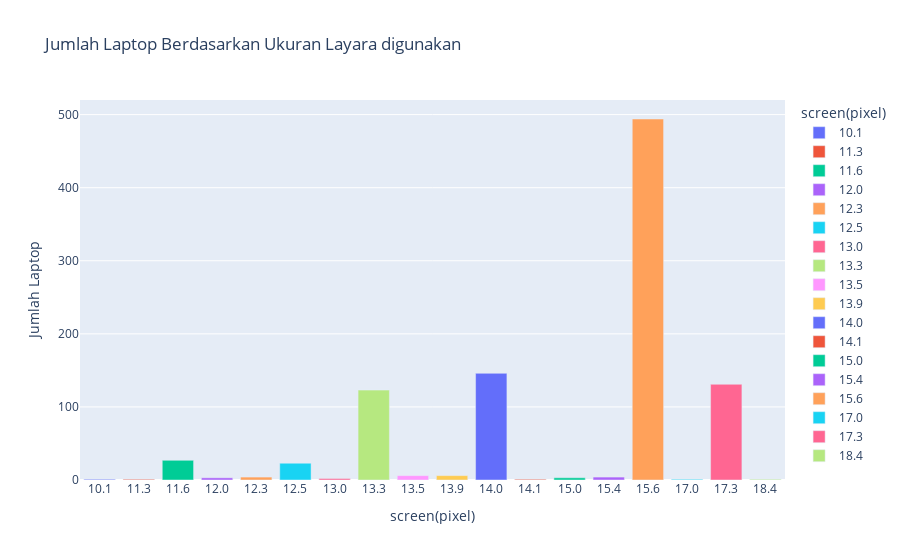

The cell this chart's notebook holds for it:
### Markdown cell above
**Menggunakan Plotly**

### Code cell
grouped_screen = laptop.groupby('screen(pixel)').size().reset_index(name='counts')
grouped_screen['screen(pixel)'] = grouped_screen['screen(pixel)'].astype(str)

fig = px.bar(grouped_screen, x = 'screen(pixel)', y = 'counts', color = 'screen(pixel)', labels={'counts': 'Jumlah Laptop'}, title="Jumlah Laptop Berdasarkan Ukuran Layara digunakan")

fig.show()

### Figure 1 — Plotly figure (JSON) as saved in the notebook; plotly's stock layout.template omitted (floating-point values rounded to 4 significant figures)
{"data": [{"alignmentgroup": "True", "hovertemplate": "screen(pixel)=%{x}<br>Jumlah Laptop=%{y}<extra></extra>", "legendgroup": "10.1", "marker": {"color": "#636efa", "pattern": {"shape": ""}}, "name": "10.1", "offsetgroup": "10.1", "orientation": "v", "showlegend": true, "textposition": "auto", "type": "bar", "x": ["10.1"], "xaxis": "x", "y": [1], "yaxis": "y"}, {"alignmentgroup": "True", "hovertemplate": "screen(pixel)=%{x}<br>Jumlah Laptop=%{y}<extra></extra>", "legendgroup": "11.3", "marker": {"color": "#EF553B", "pattern": {"shape": ""}}, "name": "11.3", "offsetgroup": "11.3", "orientation": "v", "showlegend": true, "textposition": "auto", "type": "bar", "x": ["11.3"], "xaxis": "x", "y": [1], "yaxis": "y"}, {"alignmentgroup": "True", "hovertemplate": "screen(pixel)=%{x}<br>Jumlah Laptop=%{y}<extra></extra>", "legendgroup": "11.6", "marker": {"color": "#00cc96", "pattern": {"shape": ""}}, "name": "11.6", "offsetgroup": "11.6", "orientation": "v", "showlegend": true, "textposition": "auto", "type": "bar", "x": ["11.6"], "xaxis": "x", "y": [27], "yaxis": "y"}, {"alignmentgroup": "True", "hovertemplate": "screen(pixel)=%{x}<br>Jumlah Laptop=%{y}<extra></extra>", "legendgroup": "12.0", "marker": {"color": "#ab63fa", "pattern": {"shape": ""}}, "name": "12.0", "offsetgroup": "12.0", "orientation": "v", "showlegend": true, "textposition": "auto", "type": "bar", "x": ["12.0"], "xaxis": "x", "y": [3], "yaxis": "y"}, {"alignmentgroup": "True", "hovertemplate": "screen(pixel)=%{x}<br>Jumlah Laptop=%{y}<extra></extra>", "legendgroup": "12.3", "marker": {"color": "#FFA15A", "pattern": {"shape": ""}}, "name": "12.3", "offsetgroup": "12.3", "orientation": "v", "showlegend": true, "textposition": "auto", "type": "bar", "x": ["12.3"], "xaxis": "x", "y": [4], "yaxis": "y"}, {"alignmentgroup": "True", "hovertemplate": "screen(pixel)=%{x}<br>Jumlah Laptop=%{y}<extra></extra>", "legendgroup": "12.5", "marker": {"color": "#19d3f3", "pattern": {"shape": ""}}, "name": "12.5", "offsetgroup": "12.5", "orientation": "v", "showlegend": true, "textposition": "auto", "type": "bar", "x": ["12.5"], "xaxis": "x", "y": [23], "yaxis": "y"}, {"alignmentgroup": "True", "hovertemplate": "screen(pixel)=%{x}<br>Jumlah Laptop=%{y}<extra></extra>", "legendgroup": "13.0", "marker": {"color": "#FF6692", "pattern": {"shape": ""}}, "name": "13.0", "offsetgroup": "13.0", "orientation": "v", "showlegend": true, "textposition": "auto", "type": "bar", "x": ["13.0"], "xaxis": "x", "y": [2], "yaxis": "y"}, {"alignmentgroup": "True", "hovertemplate": "screen(pixel)=%{x}<br>Jumlah Laptop=%{y}<extra></extra>", "legendgroup": "13.3", "marker": {"color": "#B6E880", "pattern": {"shape": ""}}, "name": "13.3", "offsetgroup": "13.3", "orientation": "v", "showlegend": true, "textposition": "auto", "type": "bar", "x": ["13.3"], "xaxis": "x", "y": [123], "yaxis": "y"}, {"alignmentgroup": "True", "hovertemplate": "screen(pixel)=%{x}<br>Jumlah Laptop=%{y}<extra></extra>", "legendgroup": "13.5", "marker": {"color": "#FF97FF", "pattern": {"shape": ""}}, "name": "13.5", "offsetgroup": "13.5", "orientation": "v", "showlegend": true, "textposition": "auto", "type": "bar", "x": ["13.5"], "xaxis": "x", "y": [6], "yaxis": "y"}, {"alignmentgroup": "True", "hovertemplate": "screen(pixel)=%{x}<br>Jumlah Laptop=%{y}<extra></extra>", "legendgroup": "13.9", "marker": {"color": "#FECB52", "pattern": {"shape": ""}}, "name": "13.9", "offsetgroup": "13.9", "orientation": "v", "showlegend": true, "textposition": "auto", "type": "bar", "x": ["13.9"], "xaxis": "x", "y": [6], "yaxis": "y"}, {"alignmentgroup": "True", "hovertemplate": "screen(pixel)=%{x}<br>Jumlah Laptop=%{y}<extra></extra>", "legendgroup": "14.0", "marker": {"color": "#636efa", "pattern": {"shape": ""}}, "name": "14.0", "offsetgroup": "14.0", "orientation": "v", "showlegend": true, "textposition": "auto", "type": "bar", "x": ["14.0"], "xaxis": "x", "y": [146], "yaxis": "y"}, {"alignmentgroup": "True", "hovertemplate": "screen(pixel)=%{x}<br>Jumlah Laptop=%{y}<extra></extra>", "legendgroup": "14.1", "marker": {"color": "#EF553B", "pattern": {"shape": ""}}, "name": "14.1", "offsetgroup": "14.1", "orientation": "v", "showlegend": true, "textposition": "auto", "type": "bar", "x": ["14.1"], "xaxis": "x", "y": [1], "yaxis": "y"}, {"alignmentgroup": "True", "hovertemplate": "screen(pixel)=%{x}<br>Jumlah Laptop=%{y}<extra></extra>", "legendgroup": "15.0", "marker": {"color": "#00cc96", "pattern": {"shape": ""}}, "name": "15.0", "offsetgroup": "15.0", "orientation": "v", "showlegend": true, "textposition": "auto", "type": "bar", "x": ["15.0"], "xaxis": "x", "y": [3], "yaxis": "y"}, {"alignmentgroup": "True", "hovertemplate": "screen(pixel)=%{x}<br>Jumlah Laptop=%{y}<extra></extra>", "legendgroup": "15.4", "marker": {"color": "#ab63fa", "pattern": {"shape": ""}}, "name": "15.4", "offsetgroup": "15.4", "orientation": "v", "showlegend": true, "textposition": "auto", "type": "bar", "x": ["15.4"], "xaxis": "x", "y": [4], "yaxis": "y"}, {"alignmentgroup": "True", "hovertemplate": "screen(pixel)=%{x}<br>Jumlah Laptop=%{y}<extra></extra>", "legendgroup": "15.6", "marker": {"color": "#FFA15A", "pattern": {"shape": ""}}, "name": "15.6", "offsetgroup": "15.6", "orientation": "v", "showlegend": true, "textposition": "auto", "type": "bar", "x": ["15.6"], "xaxis": "x", "y": [494], "yaxis": "y"}, {"alignmentgroup": "True", "hovertemplate": "screen(pixel)=%{x}<br>Jumlah Laptop=%{y}<extra></extra>", "legendgroup": "17.0", "marker": {"color": "#19d3f3", "pattern": {"shape": ""}}, "name": "17.0", "offsetgroup": "17.0", "orientation": "v", "showlegend": true, "textposition": "auto", "type": "bar", "x": ["17.0"], "xaxis": "x", "y": [1], "yaxis": "y"}, {"alignmentgroup": "True", "hovertemplate": "screen(pixel)=%{x}<br>Jumlah Laptop=%{y}<extra></extra>", "legendgroup": "17.3", "marker": {"color": "#FF6692", "pattern": {"shape": ""}}, "name": "17.3", "offsetgroup": "17.3", "orientation": "v", "showlegend": true, "textposition": "auto", "type": "bar", "x": ["17.3"], "xaxis": "x", "y": [131], "yaxis": "y"}, {"alignmentgroup": "True", "hovertemplate": "screen(pixel)=%{x}<br>Jumlah Laptop=%{y}<extra></extra>", "legendgroup": "18.4", "marker": {"color": "#B6E880", "pattern": {"shape": ""}}, "name": "18.4", "offsetgroup": "18.4", "orientation": "v", "showlegend": true, "textposition": "auto", "type": "bar", "x": ["18.4"], "xaxis": "x", "y": [1], "yaxis": "y"}], "layout": {"barmode": "relative", "legend": {"title": {"text": "screen(pixel)"}, "tracegroupgap": 0}, "title": {"text": "Jumlah Laptop Berdasarkan Ukuran Layara digunakan"}, "xaxis": {"anchor": "y", "categoryarray": ["10.1", "11.3", "11.6", "12.0", "12.3", "12.5", "13.0", "13.3", "13.5", "13.9", "14.0", "14.1", "15.0", "15.4", "15.6", "17.0", "17.3", "18.4"], "categoryorder": "array", "domain": [0, 1], "title": {"text": "screen(pixel)"}}, "yaxis": {"anchor": "x", "domain": [0, 1], "title": {"text": "Jumlah Laptop"}}}}
